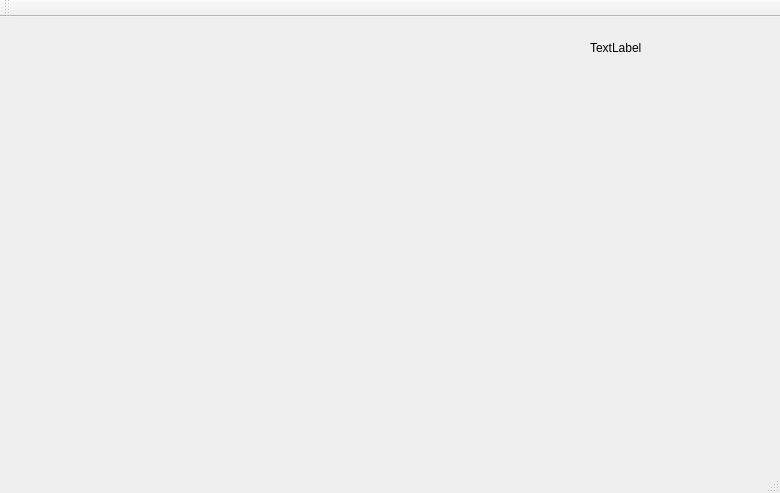
<?xml version="1.0" encoding="UTF-8"?>
<ui version="4.0">
 <class>RANSACclientClass</class>
 <widget class="QMainWindow" name="RANSACclientClass">
  <property name="geometry">
   <rect>
    <x>0</x>
    <y>0</y>
    <width>780</width>
    <height>493</height>
   </rect>
  </property>
  <property name="windowTitle">
   <string>RANSACclient</string>
  </property>
  <widget class="QWidget" name="centralWidget">
   <widget class="QCustomPlot" name="Graph" native="true">
    <property name="geometry">
     <rect>
      <x>20</x>
      <y>10</y>
      <width>541</width>
      <height>421</height>
     </rect>
    </property>
   </widget>
   <widget class="QLabel" name="text">
    <property name="geometry">
     <rect>
      <x>590</x>
      <y>20</y>
      <width>171</width>
      <height>21</height>
     </rect>
    </property>
    <property name="text">
     <string>TextLabel</string>
    </property>
   </widget>
  </widget>
  <widget class="QMenuBar" name="menuBar">
   <property name="geometry">
    <rect>
     <x>0</x>
     <y>0</y>
     <width>780</width>
     <height>26</height>
    </rect>
   </property>
  </widget>
  <widget class="QToolBar" name="mainToolBar">
   <attribute name="toolBarArea">
    <enum>TopToolBarArea</enum>
   </attribute>
   <attribute name="toolBarBreak">
    <bool>false</bool>
   </attribute>
  </widget>
  <widget class="QStatusBar" name="statusBar"/>
 </widget>
 <layoutdefault spacing="6" margin="11"/>
 <customwidgets>
  <customwidget>
   <class>QCustomPlot</class>
   <extends>QWidget</extends>
   <header>qcustomplot.h</header>
   <container>1</container>
  </customwidget>
 </customwidgets>
 <resources>
  <include location="RANSACclient.qrc"/>
 </resources>
 <connections/>
</ui>
